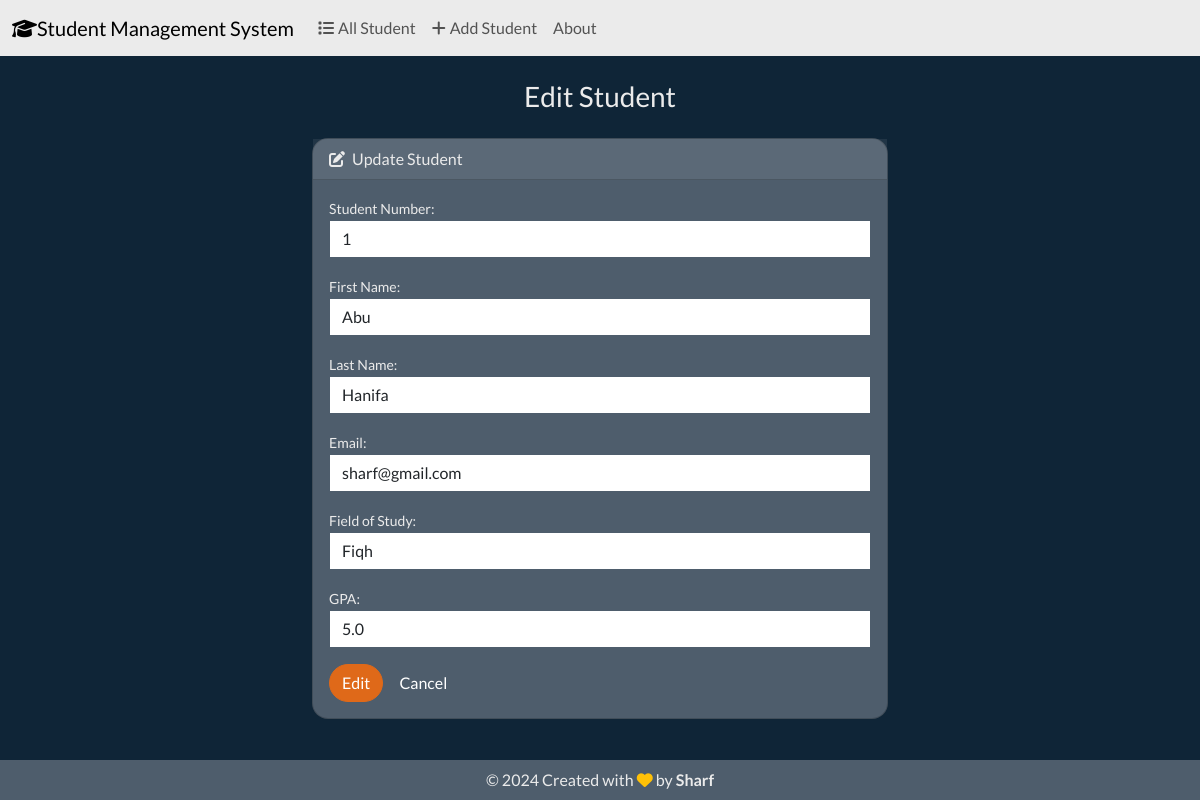
Page /edit/2 on the committed database.
### students/models.py (models this page shows, shortened)
class Student(models.Model):
    student_number = models.PositiveIntegerField()
    first_name = models.CharField(max_length=50)
    last_name = models.CharField(max_length=50)
    email = models.EmailField(max_length=100)
    field_of_study = models.CharField(max_length=50)
    gpa = models.FloatField()

### students/views.py (the view)
# urls.py: path('edit/<int:id>', views.edit, name='edit'),
def edit(request, id):
    if request.method == 'POST':
        student = Student.objects.get(pk = id)
        form = StudentForm(request.POST, instance = student)
        if form.is_valid():
            form.save()
            return render(request, 'students/edit.html', {
                'form': form,
                'success': True,
            })
    else:
      student = Student.objects.get(pk = id)
      form = StudentForm(instance=student)
    return render(request, 'students/edit.html', {
                'form': form,
            })

### students/forms.py
class StudentForm(forms.ModelForm):
  class Meta:
    model = Student
    fields = ['student_number', 'first_name', 'last_name', 'email', 'field_of_study', 'gpa']
    labels = {
      'student_number': 'Student Number',
      'first_name': 'First Name',
      'last_name': 'Last Name',
      'email': 'Email',
      'field_of_study': 'Field of Study',
      'gpa': 'GPA'
    }
    widgets = {
      'student_number': forms.NumberInput(attrs={'class': 'form-control'}),
      'first_name': forms.TextInput(attrs={'class': 'form-control'}),
      'last_name': forms.TextInput(attrs={'class': 'form-control'}),
      'email': forms.EmailInput(attrs={'class': 'form-control'}),
      'field_of_study': forms.TextInput(attrs={'class': 'form-control'}),
      'gpa': forms.NumberInput(attrs={'class': 'form-control'}),
    }

### students/templates/students/edit.html (shortened to what this page needs)
{% extends "students/base.html" %}
{% block body %}
    <h3 class = "text-center m-4">Edit Student </h3>
    {% if success %}
        <div class = alert alert-success" role = "alert">
            The student is updated successfully,
            <a href = "{% url 'index' %}" class = "alert-link"> Go to Home Page.</a>
        </div>
    {% else %}
    <div class="row justify-content-center rounded-4">
        <div class="col-6">
            <div class="card mb-3 rounded-4">
                <div class="card-header">
                    <i class="fa-solid fa-pen-to-square me-1"></i>
                    Update Student
                </div>
                <div class="card-body">
                  <form action="" method="POST">
                    {{ form.as_p }}
                    <button type="submit" class ="rounded-5 btn btn-primary">Edit</button>
                    <a href="{% url 'index' %}" class = "btn btn-secondary">Cancel</a>
                </form>
                </div>
              </div>
        </div>
    </div>
    {% endif %}
{% endblock %}

### rows in the picture
Student: student_number "1", first_name "Abu", last_name "Hanifa", email "sharf@gmail.com", field_of_study "Fiqh", gpa "5.0"
